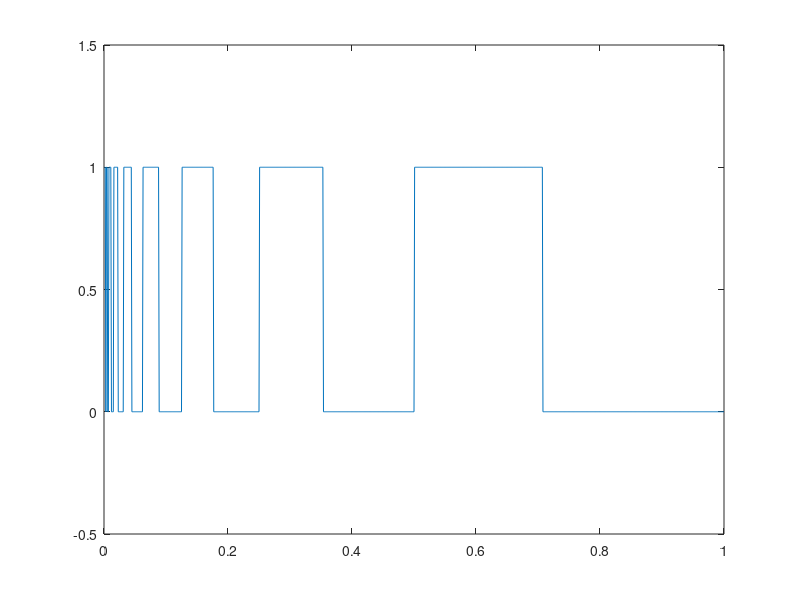

Reproduce this figure in MATLAB. (Note: this script raises an error after producing the figure.)
clear all;
close all;

p=0.5;
sz = 1;
tick = sz/1000;
x = 0:tick:sz;
y = floor(2*((log(x)/log(p))-(floor(log(x)/log(p))))); % SSL square wave

figure;
plot(x,y);
axis([0,1,-0.5,1.5]);

% create input array
w=500;
input = zeros(1,w);
for i = 1:99
    input(i+100) = sp(i/100,p);
end
input(300:400) = 1;
figure;
plot(input);
axis([0,w,-0.5,1.5]);

% % maximize p p^2 p^3...
% % maximize mismatch p^1/2 p^3/2 p^5/2...
result = zeros(1,w-1);
ri = 1; % result index
for d = 1:w-100
    sumMatch = 0;
    for i = 1:50
         sumMatch = sumMatch + abs(input(d+i) - input(floor(d+i*p)));
    end

    sumMismatch = 0;
    for i = 1:50
        sumMismatch = sumMismatch + abs(input(d+i) - input(floor(d+i*(p^(1/2)))));
    end
    result(ri) = (sumMismatch - sumMatch) / 100;
    ri = ri + 1;
end

figure
D = 1:499;
scatter(D,result);